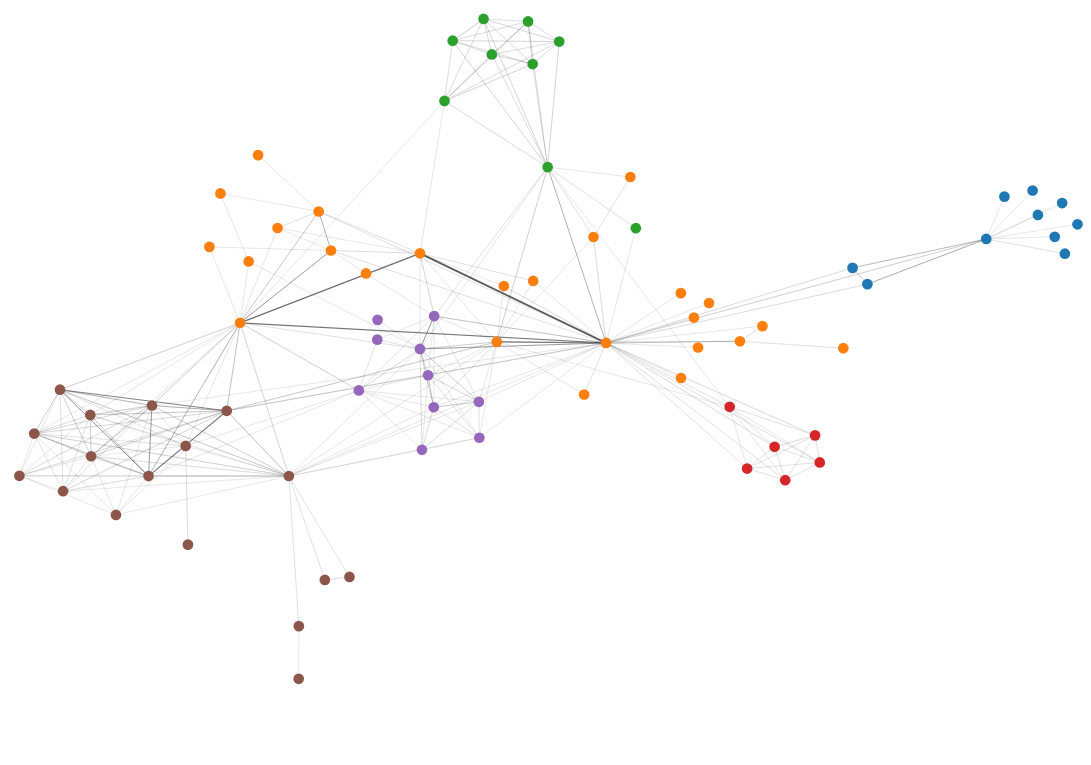

The code cell stored with this chart in its notebook:
### Markdown cell above
Let's now plot the Les Mis graph, before combo styling. We'll set node colours based on the group attribute.

### Code cell
alph(
    G,
    weight_attr="value",
    layout_fn=lambda g: layout.force_atlas(
        g, gravity=8, outboundAttractionDistribution=False,  iterations=1000, seed=seed
    ),
    node_args=dict(
        size=alt.value(6**2),
        fill=alt.Color("group", scale=alt.Scale(scheme="category10"), legend=None),
        tooltip_attrs=["name", "group"]
    ),
    edge_args=dict(
        color="#333",
        opacity=alt.Size(
            "value:Q",
            scale=alt.Scale(domain=[0,max_edge_value], range=[0.5, 0.8]),
            legend=None
        ),
        strokeWidth=alt.Size(
            "value:Q",
            scale=alt.Scale(domain=[0,max_edge_value], range=[0.1, 1]),
            legend=None
        ),
    ),
).configure_view(strokeWidth=0).properties(width=600, height=420)

### Figure 1 — Vega-Lite specification as saved in the notebook (floating-point values rounded to 4 significant figures; data arrays with more than 128 entries replaced by an {"elided": "..."} marker saying what was removed)
{"$schema": "https://vega.github.io/schema/vega-lite/v4.17.0.json", "config": {"view": {"continuousHeight": 300, "continuousWidth": 400, "strokeWidth": 0}}, "datasets": {"data-1c6ce606724098813018a11916960c3e": [{"__node_r": 3, "__node_size": 36, "group": "0", "name": "Myriel", "x": 744.5, "y": 380.9}, {"__node_r": 3, "__node_size": 36, "group": "0", "name": "Napoleon", "x": 790.7, "y": 407.2}, {"__node_r": 3, "__node_size": 36, "group": "0", "name": "MlleBaptistine", "x": 663.2, "y": 359.6}, {"__node_r": 3, "__node_size": 36, "group": "0", "name": "MmeMagloire", "x": 672.2, "y": 347.6}, {"__node_r": 3, "__node_size": 36, "group": "0", "name": "CountessDeLo", "x": 786.1, "y": 382.4}, {"__node_r": 3, "__node_size": 36, "group": "0", "name": "Geborand", "x": 772.7, "y": 416.5}, {"__node_r": 3, "__node_size": 36, "group": "0", "name": "Champtercier", "x": 755.5, "y": 412.0}, {"__node_r": 3, "__node_size": 36, "group": "0", "name": "Cravatte", "x": 775.9, "y": 398.5}, {"__node_r": 3, "__node_size": 36, "group": "0", "name": "Count", "x": 792.3, "y": 370.0}, {"__node_r": 3, "__node_size": 36, "group": "0", "name": "OldMan", "x": 800, "y": 391.6}, {"__node_r": 3, "__node_size": 36, "group": "1", "name": "Labarre", "x": 558.8, "y": 278.6}, {"__node_r": 3, "__node_size": 36, "group": "1", "name": "Valjean", "x": 513.2, "y": 304.4}, {"__node_r": 3, "__node_size": 36, "group": "2", "name": "Marguerite", "x": 531.4, "y": 388.8}, {"__node_r": 3, "__node_size": 36, "group": "1", "name": "MmeDeR", "x": 558.7, "y": 341.0}, {"__node_r": 3, "__node_size": 36, "group": "1", "name": "Isabeau", "x": 566.7, "y": 323.0}, {"__node_r": 3, "__node_size": 36, "group": "1", "name": "Gervais", "x": 575.8, "y": 333.7}, {"__node_r": 3, "__node_size": 36, "group": "2", "name": "Tholomyes", "x": 415.0, "y": 482.3}, {"__node_r": 3, "__node_size": 36, "group": "2", "name": "Listolier", "x": 465.8, "y": 540.8}, {"__node_r": 3, "__node_size": 36, "group": "2", "name": "Fameuil", "x": 468.6, "y": 509.5}, {"__node_r": 3, "__node_size": 36, "group": "2", "name": "Blacheville", "x": 443.7, "y": 516.5}, {"__node_r": 3, "__node_size": 36, "group": "2", "name": "Favourite", "x": 438.7, "y": 542.6}, {"__node_r": 3, "__node_size": 36, "group": "2", "name": "Dahlia", "x": 419.9, "y": 526.6}, {"__node_r": 3, "__node_size": 36, "group": "2", "name": "Zephine", "x": 484.7, "y": 526.0}, {"__node_r": 3, "__node_size": 36, "group": "2", "name": "Fantine", "x": 477.7, "y": 433.7}, {"__node_r": 3, "__node_size": 36, "group": "4", "name": "MmeThenardier", "x": 408.7, "y": 324.1}, {"__node_r": 3, "__node_size": 36, "group": "4", "name": "Thenardier", "x": 400.0, "y": 300.0}, {"__node_r": 3, "__node_size": 36, "group": "1", "name": "Cosette", "x": 400.1, "y": 370.3}, {"__node_r": 3, "__node_size": 36, "group": "1", "name": "Javert", "x": 446.8, "y": 305.2}, {"__node_r": 3, "__node_size": 36, "group": "1", "name": "Fauchelevent", "x": 594.7, "y": 305.6}, {"__node_r": 3, "__node_size": 36, "group": "3", "name": "Bamatabois", "x": 588.4, "y": 257.4}, {"__node_r": 3, "__node_size": 36, "group": "1", "name": "Perpetue", "x": 528.0, "y": 426.4}, {"__node_r": 3, "__node_size": 36, "group": "1", "name": "Simplice", "x": 505.6, "y": 382.3}, {"__node_r": 3, "__node_size": 36, "group": "1", "name": "Scaufflaire", "x": 569.2, "y": 301.0}, {"__node_r": 3, "__node_size": 36, "group": "1", "name": "Woman1", "x": 499.9, "y": 266.5}, {"__node_r": 3, "__node_size": 36, "group": "3", "name": "Judge", "x": 615.7, "y": 228.0}, {"__node_r": 3, "__node_size": 36, "group": "3", "name": "Champmathieu", "x": 640.4, "y": 236.4}, {"__node_r": 3, "__node_size": 36, "group": "3", "name": "Brevet", "x": 622.2, "y": 203.5}, {"__node_r": 3, "__node_size": 36, "group": "3", "name": "Chenildieu", "x": 599.0, "y": 212.0}, {"__node_r": 3, "__node_size": 36, "group": "3", "name": "Cochepaille", "x": 643.2, "y": 216.5}, {"__node_r": 3, "__node_size": 36, "group": "1", "name": "Pontmercy", "x": 295.8, "y": 364.3}, {"__node_r": 3, "__node_size": 36, "group": "4", "name": "Boulatruelle", "x": 374.3, "y": 321.4}, {"__node_r": 3, "__node_size": 36, "group": "4", "name": "Eponine", "x": 362.8, "y": 269.5}, {"__node_r": 3, "__node_size": 36, "group": "4", "name": "Anzelma", "x": 374.1, "y": 306.8}, {"__node_r": 3, "__node_size": 36, "group": "1", "name": "Woman2", "x": 451.1, "y": 346.2}, {"__node_r": 3, "__node_size": 36, "group": "1", "name": "MotherInnocent", "x": 608.4, "y": 316.8}, {"__node_r": 3, "__node_size": 36, "group": "1", "name": "Gribier", "x": 657.6, "y": 300.5}, {"__node_r": 3, "__node_size": 36, "group": "5", "name": "Jondrette", "x": 326.3, "y": 57.43}, {"__node_r": 3, "__node_size": 36, "group": "5", "name": "MmeBurgon", "x": 326.4, "y": 96.16}, {"__node_r": 3, "__node_size": 36, "group": "5", "name": "Gavroche", "x": 320.3, "y": 206.6}, {"__node_r": 3, "__node_size": 36, "group": "1", "name": "Gillenormand", "x": 345.9, "y": 372.4}, {"__node_r": 3, "__node_size": 36, "group": "1", "name": "Magnon", "x": 367.2, "y": 355.5}, {"__node_r": 3, "__node_size": 36, "group": "1", "name": "MlleGillenormand", "x": 338.4, "y": 401.1}, {"__node_r": 3, "__node_size": 36, "group": "1", "name": "MmePontmercy", "x": 278.7, "y": 414.3}, {"__node_r": 3, "__node_size": 36, "group": "1", "name": "MlleVaubois", "x": 301.6, "y": 442.5}, {"__node_r": 3, "__node_size": 36, "group": "1", "name": "LtGillenormand", "x": 313.4, "y": 388.9}, {"__node_r": 3, "__node_size": 36, "group": "1", "name": "Marius", "x": 290.6, "y": 319.2}, {"__node_r": 3, "__node_size": 36, "group": "1", "name": "BaronessT", "x": 271.9, "y": 375.0}, {"__node_r": 3, "__node_size": 36, "group": "5", "name": "Mabeuf", "x": 257.5, "y": 228.7}, {"__node_r": 3, "__node_size": 36, "group": "5", "name": "Enjolras", "x": 282.5, "y": 254.5}, {"__node_r": 3, "__node_size": 36, "group": "5", "name": "Combeferre", "x": 181.1, "y": 270.0}, {"__node_r": 3, "__node_size": 36, "group": "5", "name": "Prouvaire", "x": 182.9, "y": 195.4}, {"__node_r": 3, "__node_size": 36, "group": "5", "name": "Feuilly", "x": 199.5, "y": 251.4}, {"__node_r": 3, "__node_size": 36, "group": "5", "name": "Courfeyrac", "x": 234.9, "y": 206.5}, {"__node_r": 3, "__node_size": 36, "group": "5", "name": "Bahorel", "x": 165.4, "y": 237.8}, {"__node_r": 3, "__node_size": 36, "group": "5", "name": "Bossuet", "x": 237.0, "y": 258.4}, {"__node_r": 3, "__node_size": 36, "group": "5", "name": "Joly", "x": 200.0, "y": 221.1}, {"__node_r": 3, "__node_size": 36, "group": "5", "name": "Grantaire", "x": 156.4, "y": 206.7}, {"__node_r": 3, "__node_size": 36, "group": "5", "name": "MotherPlutarch", "x": 258.9, "y": 156.1}, {"__node_r": 3, "__node_size": 36, "group": "4", "name": "Gueulemer", "x": 435.9, "y": 261.1}, {"__node_r": 3, "__node_size": 36, "group": "4", "name": "Babet", "x": 408.4, "y": 257.1}, {"__node_r": 3, "__node_size": 36, "group": "4", "name": "Claquesous", "x": 405.0, "y": 280.7}, {"__node_r": 3, "__node_size": 36, "group": "4", "name": "Montparnasse", "x": 436.2, "y": 234.7}, {"__node_r": 3, "__node_size": 36, "group": "1", "name": "Toussaint", "x": 468.9, "y": 350.0}, {"__node_r": 3, "__node_size": 36, "group": "5", "name": "Child1", "x": 342.2, "y": 130.2}, {"__node_r": 3, "__node_size": 36, "group": "5", "name": "Child2", "x": 357.2, "y": 132.4}, {"__node_r": 3, "__node_size": 36, "group": "4", "name": "Brujon", "x": 401.2, "y": 225.8}, {"__node_r": 3, "__node_size": 36, "group": "5", "name": "MmeHucheloup", "x": 215.1, "y": 177.9}], "data-f53c1b2f5519cda8b05948258caf1d80": {"elided": "508 records"}}, "height": 420, "layer": [{"data": {"name": "data-f53c1b2f5519cda8b05948258caf1d80"}, "encoding": {"color": {"value": "#333"}, "detail": {"field": "edge", "type": "quantitative"}, "opacity": {"field": "value", "legend": null, "scale": {"domain": [0, 31], "range": [0.5, 0.8]}, "type": "quantitative"}, "strokeWidth": {"field": "value", "legend": null, "scale": {"domain": [0, 31], "range": [0.1, 1]}, "type": "quantitative"}, "x": {"axis": {"domain": false, "grid": false, "labels": false, "ticks": false, "title": ""}, "field": "x", "type": "quantitative"}, "y": {"axis": {"domain": false, "grid": false, "labels": false, "ticks": false, "title": ""}, "field": "y", "type": "quantitative"}}, "mark": "line"}, {"data": {"name": "data-1c6ce606724098813018a11916960c3e"}, "encoding": {"fill": {"field": "group", "legend": null, "scale": {"scheme": "category10"}, "type": "nominal"}, "opacity": {"value": 1}, "size": {"value": 36}, "stroke": {"value": "#565656"}, "strokeWidth": {"value": 0}, "tooltip": [{"field": "name", "type": "nominal"}, {"field": "group", "type": "nominal"}], "x": {"axis": {"domain": false, "grid": false, "labels": false, "ticks": false, "title": ""}, "field": "x", "type": "quantitative"}, "y": {"axis": {"domain": false, "grid": false, "labels": false, "ticks": false, "title": ""}, "field": "y", "type": "quantitative"}}, "mark": "circle"}], "resolve": {"scale": {"color": "independent", "fill": "independent", "opacity": "independent", "size": "independent", "strokeWidth": "independent"}}, "width": 600}
